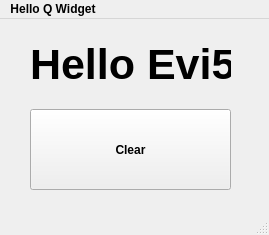
<?xml version="1.0" encoding="UTF-8"?>
<ui version="4.0">
 <class>MainWindow</class>
 <widget class="QMainWindow" name="MainWindow">
  <property name="geometry">
   <rect>
    <x>0</x>
    <y>0</y>
    <width>269</width>
    <height>235</height>
   </rect>
  </property>
  <property name="font">
   <font>
    <bold>true</bold>
   </font>
  </property>
  <property name="windowTitle">
   <string>MainWindow</string>
  </property>
  <widget class="QWidget" name="centralwidget">
   <widget class="QPushButton" name="pushButton">
    <property name="geometry">
     <rect>
      <x>30</x>
      <y>90</y>
      <width>201</width>
      <height>81</height>
     </rect>
    </property>
    <property name="text">
     <string>Clear</string>
    </property>
   </widget>
   <widget class="QLabel" name="label">
    <property name="geometry">
     <rect>
      <x>30</x>
      <y>20</y>
      <width>201</width>
      <height>51</height>
     </rect>
    </property>
    <property name="font">
     <font>
      <pointsize>32</pointsize>
      <bold>true</bold>
     </font>
    </property>
    <property name="text">
     <string>Hello Evi5 </string>
    </property>
   </widget>
  </widget>
  <widget class="QMenuBar" name="menubar">
   <property name="geometry">
    <rect>
     <x>0</x>
     <y>0</y>
     <width>269</width>
     <height>18</height>
    </rect>
   </property>
   <widget class="QMenu" name="menuHello_Q_Widget">
    <property name="title">
     <string>Hello Q Widget</string>
    </property>
   </widget>
   <addaction name="menuHello_Q_Widget"/>
  </widget>
  <widget class="QStatusBar" name="statusbar"/>
 </widget>
 <resources/>
 <connections>
  <connection>
   <sender>pushButton</sender>
   <signal>clicked()</signal>
   <receiver>label</receiver>
   <slot>clear()</slot>
   <hints>
    <hint type="sourcelabel">
     <x>130</x>
     <y>148</y>
    </hint>
    <hint type="destinationlabel">
     <x>130</x>
     <y>63</y>
    </hint>
   </hints>
  </connection>
 </connections>
</ui>
